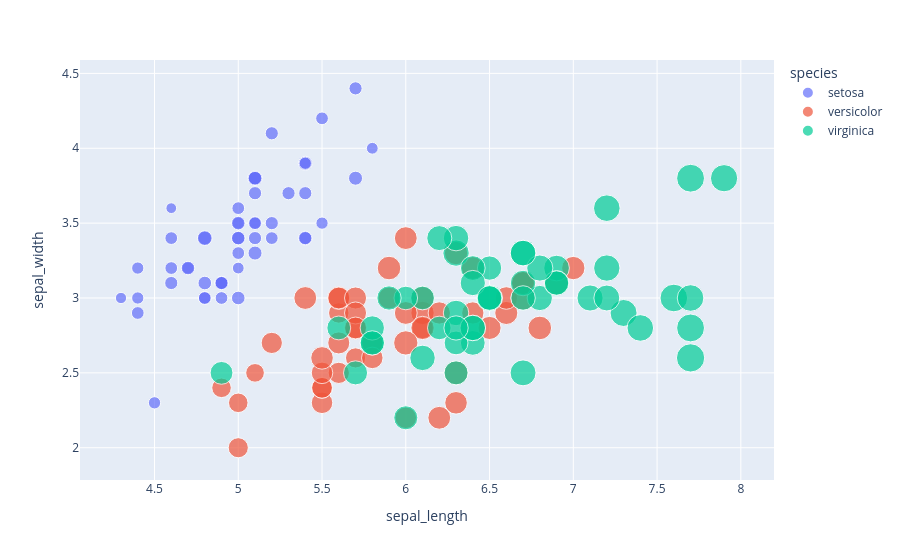

Notebook code for this chart:
### Markdown cell above
Setting size and color with column names

### Code cell
var =px.data.iris()
fig =px.scatter(var,x="sepal_length",y="sepal_width",color="species",size="petal_length",hover_data="petal_width")
fig.show()

### Figure 1 — Plotly figure (JSON) as saved in the notebook; plotly's stock layout.template omitted (floating-point values rounded to 4 significant figures)
{"data": [{"customdata": [[0.2], [0.2], [0.2], [0.2], [0.2], [0.4], [0.3], [0.2], [0.2], [0.1], [0.2], [0.2], [0.1], [0.1], [0.2], [0.4], [0.4], [0.3], [0.3], [0.3], [0.2], [0.4], [0.2], [0.5], [0.2], [0.2], [0.4], [0.2], [0.2], [0.2], [0.2], [0.4], [0.1], [0.2], [0.1], [0.2], [0.2], [0.1], [0.2], [0.2], [0.3], [0.3], [0.2], [0.6], [0.4], [0.3], [0.2], [0.2], [0.2], [0.2]], "hovertemplate": "species=setosa<br>sepal_length=%{x}<br>sepal_width=%{y}<br>petal_length=%{marker.size}<br>petal_width=%{customdata[0]}<extra></extra>", "legendgroup": "setosa", "marker": {"color": "#636efa", "size": [1.4, 1.4, 1.3, 1.5, 1.4, 1.7, 1.4, 1.5, 1.4, 1.5, 1.5, 1.6, 1.4, 1.1, 1.2, 1.5, 1.3, 1.4, 1.7, 1.5, 1.7, 1.5, 1.0, 1.7, 1.9, 1.6, 1.6, 1.5, 1.4, 1.6, 1.6, 1.5, 1.5, 1.4, 1.5, 1.2, 1.3, 1.5, 1.3, 1.5, 1.3, 1.3, 1.3, 1.6, 1.9, 1.4, 1.6, 1.4, 1.5, 1.4], "sizemode": "area", "sizeref": 0.01725, "symbol": "circle"}, "mode": "markers", "name": "setosa", "orientation": "v", "showlegend": true, "type": "scatter", "x": [5.1, 4.9, 4.7, 4.6, 5.0, 5.4, 4.6, 5.0, 4.4, 4.9, 5.4, 4.8, 4.8, 4.3, 5.8, 5.7, 5.4, 5.1, 5.7, 5.1, 5.4, 5.1, 4.6, 5.1, 4.8, 5.0, 5.0, 5.2, 5.2, 4.7, 4.8, 5.4, 5.2, 5.5, 4.9, 5.0, 5.5, 4.9, 4.4, 5.1, 5.0, 4.5, 4.4, 5.0, 5.1, 4.8, 5.1, 4.6, 5.3, 5.0], "xaxis": "x", "y": [3.5, 3.0, 3.2, 3.1, 3.6, 3.9, 3.4, 3.4, 2.9, 3.1, 3.7, 3.4, 3.0, 3.0, 4.0, 4.4, 3.9, 3.5, 3.8, 3.8, 3.4, 3.7, 3.6, 3.3, 3.4, 3.0, 3.4, 3.5, 3.4, 3.2, 3.1, 3.4, 4.1, 4.2, 3.1, 3.2, 3.5, 3.1, 3.0, 3.4, 3.5, 2.3, 3.2, 3.5, 3.8, 3.0, 3.8, 3.2, 3.7, 3.3], "yaxis": "y"}, {"customdata": [[1.4], [1.5], [1.5], [1.3], [1.5], [1.3], [1.6], [1.0], [1.3], [1.4], [1.0], [1.5], [1.0], [1.4], [1.3], [1.4], [1.5], [1.0], [1.5], [1.1], [1.8], [1.3], [1.5], [1.2], [1.3], [1.4], [1.4], [1.7], [1.5], [1.0], [1.1], [1.0], [1.2], [1.6], [1.5], [1.6], [1.5], [1.3], [1.3], [1.3], [1.2], [1.4], [1.2], [1.0], [1.3], [1.2], [1.3], [1.3], [1.1], [1.3]], "hovertemplate": "species=versicolor<br>sepal_length=%{x}<br>sepal_width=%{y}<br>petal_length=%{marker.size}<br>petal_width=%{customdata[0]}<extra></extra>", "legendgroup": "versicolor", "marker": {"color": "#EF553B", "size": [4.7, 4.5, 4.9, 4.0, 4.6, 4.5, 4.7, 3.3, 4.6, 3.9, 3.5, 4.2, 4.0, 4.7, 3.6, 4.4, 4.5, 4.1, 4.5, 3.9, 4.8, 4.0, 4.9, 4.7, 4.3, 4.4, 4.8, 5.0, 4.5, 3.5, 3.8, 3.7, 3.9, 5.1, 4.5, 4.5, 4.7, 4.4, 4.1, 4.0, 4.4, 4.6, 4.0, 3.3, 4.2, 4.2, 4.2, 4.3, 3.0, 4.1], "sizemode": "area", "sizeref": 0.01725, "symbol": "circle"}, "mode": "markers", "name": "versicolor", "orientation": "v", "showlegend": true, "type": "scatter", "x": [7.0, 6.4, 6.9, 5.5, 6.5, 5.7, 6.3, 4.9, 6.6, 5.2, 5.0, 5.9, 6.0, 6.1, 5.6, 6.7, 5.6, 5.8, 6.2, 5.6, 5.9, 6.1, 6.3, 6.1, 6.4, 6.6, 6.8, 6.7, 6.0, 5.7, 5.5, 5.5, 5.8, 6.0, 5.4, 6.0, 6.7, 6.3, 5.6, 5.5, 5.5, 6.1, 5.8, 5.0, 5.6, 5.7, 5.7, 6.2, 5.1, 5.7], "xaxis": "x", "y": [3.2, 3.2, 3.1, 2.3, 2.8, 2.8, 3.3, 2.4, 2.9, 2.7, 2.0, 3.0, 2.2, 2.9, 2.9, 3.1, 3.0, 2.7, 2.2, 2.5, 3.2, 2.8, 2.5, 2.8, 2.9, 3.0, 2.8, 3.0, 2.9, 2.6, 2.4, 2.4, 2.7, 2.7, 3.0, 3.4, 3.1, 2.3, 3.0, 2.5, 2.6, 3.0, 2.6, 2.3, 2.7, 3.0, 2.9, 2.9, 2.5, 2.8], "yaxis": "y"}, {"customdata": [[2.5], [1.9], [2.1], [1.8], [2.2], [2.1], [1.7], [1.8], [1.8], [2.5], [2.0], [1.9], [2.1], [2.0], [2.4], [2.3], [1.8], [2.2], [2.3], [1.5], [2.3], [2.0], [2.0], [1.8], [2.1], [1.8], [1.8], [1.8], [2.1], [1.6], [1.9], [2.0], [2.2], [1.5], [1.4], [2.3], [2.4], [1.8], [1.8], [2.1], [2.4], [2.3], [1.9], [2.3], [2.5], [2.3], [1.9], [2.0], [2.3], [1.8]], "hovertemplate": "species=virginica<br>sepal_length=%{x}<br>sepal_width=%{y}<br>petal_length=%{marker.size}<br>petal_width=%{customdata[0]}<extra></extra>", "legendgroup": "virginica", "marker": {"color": "#00cc96", "size": [6.0, 5.1, 5.9, 5.6, 5.8, 6.6, 4.5, 6.3, 5.8, 6.1, 5.1, 5.3, 5.5, 5.0, 5.1, 5.3, 5.5, 6.7, 6.9, 5.0, 5.7, 4.9, 6.7, 4.9, 5.7, 6.0, 4.8, 4.9, 5.6, 5.8, 6.1, 6.4, 5.6, 5.1, 5.6, 6.1, 5.6, 5.5, 4.8, 5.4, 5.6, 5.1, 5.1, 5.9, 5.7, 5.2, 5.0, 5.2, 5.4, 5.1], "sizemode": "area", "sizeref": 0.01725, "symbol": "circle"}, "mode": "markers", "name": "virginica", "orientation": "v", "showlegend": true, "type": "scatter", "x": [6.3, 5.8, 7.1, 6.3, 6.5, 7.6, 4.9, 7.3, 6.7, 7.2, 6.5, 6.4, 6.8, 5.7, 5.8, 6.4, 6.5, 7.7, 7.7, 6.0, 6.9, 5.6, 7.7, 6.3, 6.7, 7.2, 6.2, 6.1, 6.4, 7.2, 7.4, 7.9, 6.4, 6.3, 6.1, 7.7, 6.3, 6.4, 6.0, 6.9, 6.7, 6.9, 5.8, 6.8, 6.7, 6.7, 6.3, 6.5, 6.2, 5.9], "xaxis": "x", "y": [3.3, 2.7, 3.0, 2.9, 3.0, 3.0, 2.5, 2.9, 2.5, 3.6, 3.2, 2.7, 3.0, 2.5, 2.8, 3.2, 3.0, 3.8, 2.6, 2.2, 3.2, 2.8, 2.8, 2.7, 3.3, 3.2, 2.8, 3.0, 2.8, 3.0, 2.8, 3.8, 2.8, 2.8, 2.6, 3.0, 3.4, 3.1, 3.0, 3.1, 3.1, 3.1, 2.7, 3.2, 3.3, 3.0, 2.5, 3.0, 3.4, 3.0], "yaxis": "y"}], "layout": {"legend": {"itemsizing": "constant", "title": {"text": "species"}, "tracegroupgap": 0}, "margin": {"t": 60}, "xaxis": {"anchor": "y", "domain": [0, 1], "title": {"text": "sepal_length"}}, "yaxis": {"anchor": "x", "domain": [0, 1], "title": {"text": "sepal_width"}}}}
